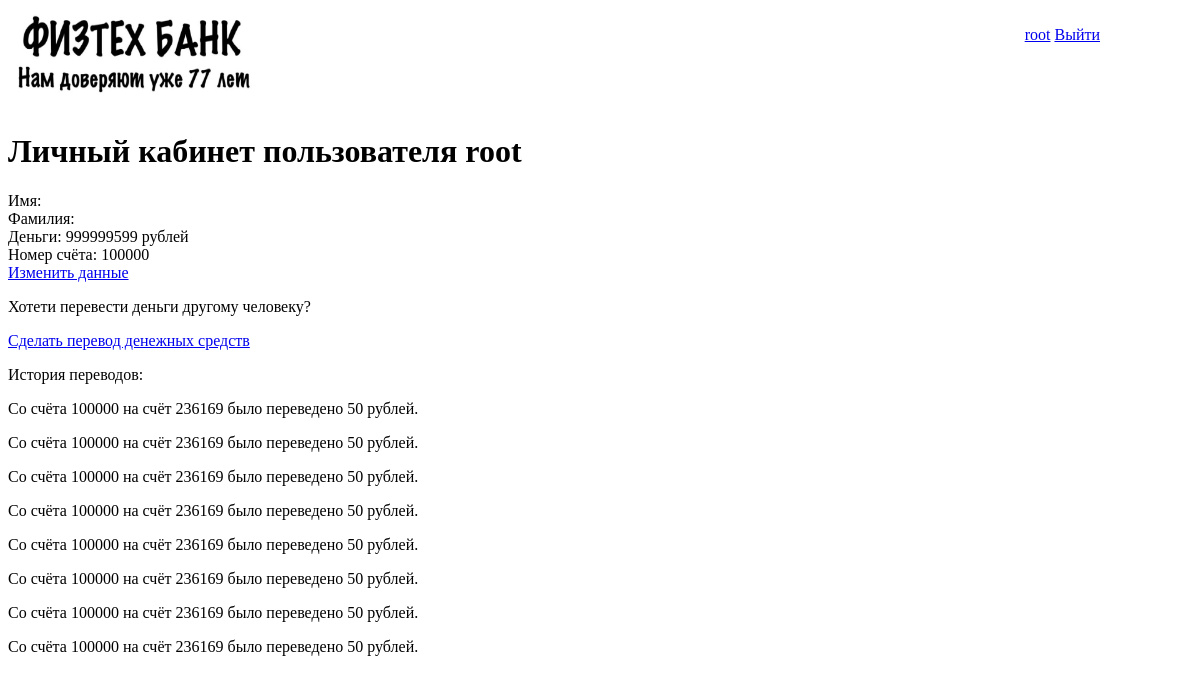
/personal/ (signed in), run on the app's committed database.
### bankapp/models.py (models this page shows)
class CustomUser(AbstractUser):
    course = {
        (1, '1 курс (бакалавр)'),
        (2, '2 курс (бакалавр)'),
        (3, '3 курс (бакалавр)'),
        (4, '4 курс (бакалавр)'),
        (5, '1 курс (магистр)'),
        (6, '2 курс (магистр)'),
    }
    course = models.IntegerField('Курс', choices = course, blank = False, null=True)
    money = models.IntegerField('Деньги', default = 0, null=True)
    account_number = models.IntegerField('Номер счёта', default = 0, null=True)

class MoneyOrder(models.Model):
    sender_number = models.IntegerField('Отправитель')
    recipient_number = models.IntegerField('Получатель')
    money_sum = models.IntegerField('Количество денег')

### bankapp/views.py (the view)
# urls.py: path('personal/', PersonalPage, name='personal'),
def PersonalPage(request):
    if request.user.is_authenticated:
        sender = request.user.account_number
        return render(request, 'personalpage.html', {'money_orders': MoneyOrder.objects.filter(recipient_number = sender) | MoneyOrder.objects.filter(sender_number = sender)})
    return redirect('homepage')

### bankapp/templates/personalpage.html
{% extends "base.html" %}
{% block content %}
    {% if request.user.is_authenticated %}
    <h1>Личный кабинет пользователя {{user.username}}</h1>
    <div>
        <label>Имя: {{user.first_name}}</label>
    </div>
    <div>
        <label>Фамилия: {{user.last_name}}</label>
    </div>
    <div>
        <label>Деньги: {{user.money}} рублей</label>
    </div>
    <div>
        <label>Номер счёта: {{user.account_number}}</labeL>
    </div>
    <div>
        <a href="{% url 'userchange' %}">Изменить данные</a>
    </div>
    <div>
        <p>Хотети перевести деньги другому человеку?</p>
        <a href="{% url 'sendmoneypage' %}">Сделать перевод денежных средств</a>
    </div>
    {% if money_orders %}
    <div>
            <p>История переводов:</p>
            {% for order in money_orders %}
                <p>Со счёта {{order.sender_number}} на счёт {{order.recipient_number}} было переведено {{order.money_sum}} рублей.</p>
            {% endfor %}
    </div>
    {% endif %}
    {% else %}
    <ul class = "menu">
        <li><a href = "{% url 'signup' %}">Регистрация</a></li>
        <li><a href = "{% url 'signin' %}">Вход</a></li>
    </ul>
    {% endif %}
{% endblock %}

### bankapp/templates/base.html (shortened to what this page needs)
<!DOCTYPE html>
<html>
    <head>
    </head>
    <body>
        {% load static %}
        <link rel="stylesheet" href="{% static 'index.css' %}">
        <div id="wrap">
            <header>
                <a href="{% url 'homepage' %}"><img class="logo-image" src="{% static 'banklogo.jpg' %}"></a>
                {% if request.user.is_authenticated %}
                <ul class = "menu-authenticated">
                    <li><a href = "{% url 'personal' %}">{{ user.username }}</a></li>
                    <li><a href = "{% url 'logout' %}">Выйти</a></li>
                </ul>
                {% else %}
                <ul class = "menu">
                    <li><a href = "{% url 'signup' %}">Регистрация</a></li>
                    <li><a href = "{% url 'signin' %}">Вход</a></li>
                </ul>
                {% endif %}
            </header>
        </div>
        {% block content %}
        {% endblock %}
    </body>
</html>

### bankapp/static/index.css (style rules this page uses)
.logo-image { height: 100px; width: 250px; }
.menu-authenticated { position: absolute; list-style: none; top: 10px; right: 100px; }
ul li { display: inline; }

### data on the page
CustomUser: username "root", money "999999599", account_number "100000"
MoneyOrder: sender_number "100000", recipient_number "236169", money_sum "50"
MoneyOrder: sender_number "100000", recipient_number "236169", money_sum "50"
MoneyOrder: sender_number "100000", recipient_number "236169", money_sum "50"
MoneyOrder: sender_number "100000", recipient_number "236169", money_sum "50"
MoneyOrder: sender_number "100000", recipient_number "236169", money_sum "50"
MoneyOrder: sender_number "100000", recipient_number "236169", money_sum "50"
MoneyOrder: sender_number "100000", recipient_number "236169", money_sum "50"
MoneyOrder: sender_number "100000", recipient_number "236169", money_sum "50"
